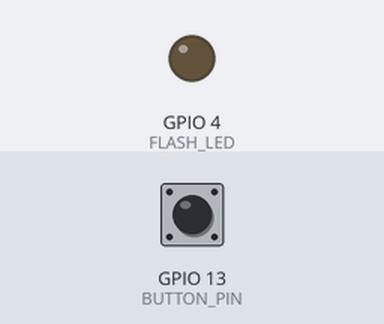
The sketch below on a simulated ESP32. Shown: output pins drawn as LEDs (lit = HIGH). The inputs (shaded band) are chosen by the test bench; at power-on: GPIO 13 (BUTTON_PIN) HIGH. WiFi joins after 1.5 s; servers stay silent unless stated; uploads are accepted with an empty reply; the camera gives no picture; not simulated (calls return 0 or success): secrets.h; what the sketch prints to the serial monitor is not drawn.

Above: at 0.0 s.
At 3.5 s:
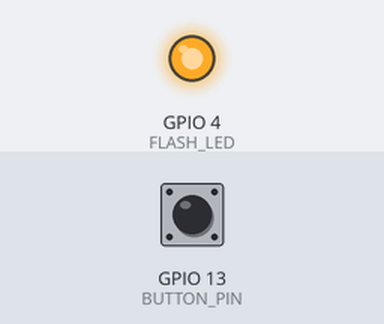
Timing chart, 0 to 7.6 s (numbered marks = the images above):
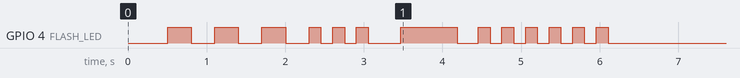

The sketch:

doorbell_step5_complete_v1.ino
```cpp
// ============================================================
//  Smart Doorbell – Step 5: Complete V1
//  Board  : AI Thinker ESP32-CAM (CS-CAM carrier board)
//  Button : External tactile button on GPIO 13
//           (GPIO 0 = camera XCLK — cannot be used as button)
//  LED    : Built-in flash LED (GPIO 4) — capturing indicator
//  Flow   : Button press → capture photo → send to Telegram
//           → save to backend → appear on dashboard live
// ============================================================

#include "esp_camera.h"
#include <WiFi.h>
#include <WiFiClientSecure.h>

// ── Credentials ──────────────────────────────────────────────
// Real values live in secrets.h (gitignored — never committed).
#include "secrets.h"
const char* WIFI_SSID     = SECRET_WIFI_SSID;
const char* WIFI_PASSWORD = SECRET_WIFI_PASSWORD;
const char* BOT_TOKEN     = SECRET_BOT_TOKEN;
const char* CHAT_ID       = SECRET_CHAT_ID;

// ── Backend server URL ────────────────────────────────────────
// Permanent cloud deployment (Railway + Supabase) — no ngrok.
// Leave empty to skip backend posting (Telegram only).
// ─────────────────────────────────────────────────────────────
const char* BACKEND_URL   = "https://smart-doorbell-production.up.railway.app";

// ── Pin definitions ───────────────────────────────────────────
// IMPORTANT: GPIO 0 = camera XCLK — it is driven as a 20 MHz
// clock after esp_camera_init(). It CANNOT be read as a button.
// Use GPIO 13 for the external tactile button instead.
// Wiring: one button leg → GPIO 13 pin on CS-CAM
//         other button leg → GND pin on CS-CAM
#define BUTTON_PIN  13   // External tactile button (INPUT_PULLUP)
#define FLASH_LED    4   // Built-in white flash LED

// Demo mode while the physical button is not yet wired:
// fire ONE doorbell event automatically after boot, so pressing
// the carrier's RESET button acts as the doorbell.
// Set to false once the real button is soldered to GPIO 13.
#define TRIGGER_ON_BOOT  true

unsigned long lastDebounceTime  = 0;
int           lastButtonState   = HIGH;

// ── AI Thinker ESP32-CAM camera pins ─────────────────────────
#define PWDN_GPIO_NUM     32
#define RESET_GPIO_NUM    -1
#define XCLK_GPIO_NUM      0
#define SIOD_GPIO_NUM     26
#define SIOC_GPIO_NUM     27
#define Y9_GPIO_NUM       35
#define Y8_GPIO_NUM       34
#define Y7_GPIO_NUM       39
#define Y6_GPIO_NUM       36
#define Y5_GPIO_NUM       21
#define Y4_GPIO_NUM       19
#define Y3_GPIO_NUM       18
#define Y2_GPIO_NUM        5
#define VSYNC_GPIO_NUM    25
#define HREF_GPIO_NUM     23
#define PCLK_GPIO_NUM     22

// ── Debounce ──────────────────────────────────────────────────
#define DEBOUNCE_MS      50
#define MIN_PRESS_GAP  3000   // minimum ms between two doorbell triggers
unsigned long lastPressTime = 0;

// ── Heartbeat ─────────────────────────────────────────────────
// Report WiFi signal to the backend every minute so the dashboard
// can show the device as online/offline.
#define HEARTBEAT_MS 60000UL
unsigned long lastHeartbeat = 0;

// ── Forward declarations ──────────────────────────────────────
bool connectWiFi();
bool initCamera();
camera_fb_t* capturePhoto();
bool sendPhotoToTelegram(camera_fb_t* fb);
void sendTextNotification(const String& message);
bool postVisitToBackend(camera_fb_t* fb);
void sendHeartbeat();
void triggerDoorbell();
void blinkFlash(int times);
void setFlash(bool on);

// ─────────────────────────────────────────────────────────────
void setup() {
  Serial.begin(115200);
  delay(500);

  pinMode(FLASH_LED,  OUTPUT);
  pinMode(BUTTON_PIN, INPUT_PULLUP);
  setFlash(false);

  Serial.println("\n=== Smart Doorbell V1 — Ready ===");

  // WiFi
  if (!connectWiFi()) {
    Serial.println("[ERROR] WiFi failed — check credentials.");
    blinkFlash(10);
    return;
  }
  Serial.println("[OK] WiFi connected: " + WiFi.localIP().toString());

  // Camera
  if (!initCamera()) {
    Serial.println("[ERROR] Camera init failed.");
    blinkFlash(10);
    return;
  }
  Serial.println("[OK] Camera ready.");

  // Ready signal — 3 quick flashes
  blinkFlash(3);

  // First heartbeat right away — dashboard shows Online immediately
  sendHeartbeat();
  lastHeartbeat = millis();

#if TRIGGER_ON_BOOT
  // Demo mode: RESET button = doorbell. One event per boot.
  Serial.println("[DEMO] TRIGGER_ON_BOOT active — firing doorbell now.");
  triggerDoorbell();
#endif

  Serial.println("[OK] Doorbell ready. Press the GPIO 13 button to trigger.");
}

// ─────────────────────────────────────────────────────────────
void loop() {
  // Read button with debounce
  // GPIO 0 is shared with camera XCLK but we can still read it
  // briefly between frames — camera runs in bursts, not continuously
  int reading = digitalRead(BUTTON_PIN);

  if (reading != lastButtonState) {
    lastDebounceTime = millis();
  }

  if ((millis() - lastDebounceTime) > DEBOUNCE_MS) {
    // Button just pressed (went LOW)
    if (reading == LOW && lastButtonState == HIGH) {
      unsigned long now = millis();
      if (now - lastPressTime >= MIN_PRESS_GAP) {
        lastPressTime = now;
        Serial.println("\n[BUTTON] Doorbell pressed!");
        triggerDoorbell();
      } else {
        Serial.println("[INFO] Too soon — ignoring.");
      }
    }
  }

  lastButtonState = reading;

  // Periodic heartbeat (takes ~1 s; a button press during it is
  // missed — acceptable, the next press works)
  if (millis() - lastHeartbeat >= HEARTBEAT_MS) {
    lastHeartbeat = millis();
    sendHeartbeat();
  }

  delay(10);
}

// ── Full doorbell flow ────────────────────────────────────────
void triggerDoorbell() {

  // Step 1 — Flash LED ON (capturing)
  setFlash(true);
  Serial.println("[Camera] Capturing photo...");
  delay(500);  // let flash illuminate the scene

  // Step 2 — Capture
  camera_fb_t* fb = capturePhoto();
  setFlash(false);

  if (!fb) {
    Serial.println("[ERROR] Capture failed — sending text notification.");
    sendTextNotification("⚠️ Doorbell pressed but camera failed!");
    return;
  }
  Serial.println("[OK] Photo captured: " + String(fb->len) + " bytes.");

  // Step 3 — Deliver the visit.
  // Backend configured → upload photo to backend; the BACKEND sends
  // the single Telegram notification (photo + working reply buttons).
  // No backend → fall back to sending the photo to Telegram directly.
  bool ok;
  if (strlen(BACKEND_URL) > 0) {
    Serial.println("[Backend] Uploading visit + photo...");
    ok = postVisitToBackend(fb);
  } else {
    Serial.println("[Telegram] Sending photo directly...");
    ok = sendPhotoToTelegram(fb);
  }
  esp_camera_fb_return(fb);

  if (ok) {
    Serial.println("[OK] Visit delivered.");
    blinkFlash(3);
  } else {
    Serial.println("[ERROR] Delivery failed.");
    blinkFlash(6);
  }

  Serial.println("[OK] Done. Waiting for next press...\n");
}

// ── WiFi ──────────────────────────────────────────────────────
bool connectWiFi() {
  Serial.print("[WiFi] Connecting to: ");
  Serial.println(WIFI_SSID);
  WiFi.mode(WIFI_STA);
  WiFi.begin(WIFI_SSID, WIFI_PASSWORD);

  unsigned long start = millis();
  while (WiFi.status() != WL_CONNECTED) {
    if (millis() - start > 15000) return false;
    setFlash(!digitalRead(FLASH_LED));
    delay(300);
    Serial.print(".");
  }
  Serial.println();
  setFlash(false);
  return true;
}

// ── Camera ────────────────────────────────────────────────────
bool initCamera() {
  camera_config_t config;
  config.ledc_channel = LEDC_CHANNEL_0;
  config.ledc_timer   = LEDC_TIMER_0;
  config.pin_d0       = Y2_GPIO_NUM;
  config.pin_d1       = Y3_GPIO_NUM;
  config.pin_d2       = Y4_GPIO_NUM;
  config.pin_d3       = Y5_GPIO_NUM;
  config.pin_d4       = Y6_GPIO_NUM;
  config.pin_d5       = Y7_GPIO_NUM;
  config.pin_d6       = Y8_GPIO_NUM;
  config.pin_d7       = Y9_GPIO_NUM;
  config.pin_xclk     = XCLK_GPIO_NUM;
  config.pin_pclk     = PCLK_GPIO_NUM;
  config.pin_vsync    = VSYNC_GPIO_NUM;
  config.pin_href     = HREF_GPIO_NUM;
  config.pin_sscb_sda = SIOD_GPIO_NUM;
  config.pin_sscb_scl = SIOC_GPIO_NUM;
  config.pin_pwdn     = PWDN_GPIO_NUM;
  config.pin_reset    = RESET_GPIO_NUM;
  config.xclk_freq_hz = 20000000;
  config.pixel_format = PIXFORMAT_JPEG;
  config.frame_size   = FRAMESIZE_VGA;   // 640x480 — enough detail for face recognition
  config.jpeg_quality = 10;
  config.fb_count     = 1;

  if (esp_camera_init(&config) != ESP_OK) return false;

  // Camera module sits rotated 180° in the CS-CAM carrier —
  // flip the sensor output so photos arrive upright.
  sensor_t* s = esp_camera_sensor_get();
  if (s) {
    s->set_vflip(s, 1);
    s->set_hmirror(s, 1);
  }
  return true;
}

camera_fb_t* capturePhoto() {
  // Discard first frame — first frame is sometimes dark
  camera_fb_t* fb = esp_camera_fb_get();
  if (fb) esp_camera_fb_return(fb);
  delay(100);
  return esp_camera_fb_get();
}

// ── Send photo to Telegram ────────────────────────────────────
bool sendPhotoToTelegram(camera_fb_t* fb) {
  WiFiClientSecure client;
  client.setInsecure();
  client.setTimeout(30);

  if (!client.connect("api.telegram.org", 443)) {
    Serial.println("[Telegram] Connection failed.");
    return false;
  }

  String boundary = "----SmartDoorbell";

  String bodyStart =
    "--" + boundary + "\r\n"
    "Content-Disposition: form-data; name=\"chat_id\"\r\n\r\n"
    + String(CHAT_ID) + "\r\n"
    "--" + boundary + "\r\n"
    "Content-Disposition: form-data; name=\"caption\"\r\n\r\n"
    "🔔 Doorbell pressed!\r\n"
    "--" + boundary + "\r\n"
    "Content-Disposition: form-data; name=\"reply_markup\"\r\n\r\n"
    "{\"inline_keyboard\":[[{\"text\":\"✅ On my way\",\"callback_data\":\"reply:0:On my way\"},{\"text\":\"🏠 Not home\",\"callback_data\":\"reply:0:Not home\"}]]}\r\n"
    "--" + boundary + "\r\n"
    "Content-Disposition: form-data; name=\"photo\"; filename=\"doorbell.jpg\"\r\n"
    "Content-Type: image/jpeg\r\n\r\n";

  String bodyEnd = "\r\n--" + boundary + "--\r\n";
  int totalLen   = bodyStart.length() + fb->len + bodyEnd.length();

  client.println("POST /bot" + String(BOT_TOKEN) + "/sendPhoto HTTP/1.1");
  client.println("Host: api.telegram.org");
  client.println("Content-Type: multipart/form-data; boundary=" + boundary);
  client.println("Content-Length: " + String(totalLen));
  client.println("Connection: close");
  client.println();
  client.print(bodyStart);

  uint8_t* buf  = fb->buf;
  size_t   len  = fb->len;
  size_t   chunk = 1024;
  while (len > 0) {
    size_t toSend = min(len, chunk);
    client.write(buf, toSend);
    buf += toSend;
    len -= toSend;
  }
  client.print(bodyEnd);

  unsigned long timeout = millis();
  while (client.available() == 0) {
    if (millis() - timeout > 15000) {
      client.stop();
      return false;
    }
  }

  String statusLine = client.readStringUntil('\n');
  Serial.println("[Telegram] Response: " + statusLine);
  client.stop();
  return statusLine.indexOf("200") > 0;
}

// ── Send text notification (camera fallback) ──────────────────
void sendTextNotification(const String& message) {
  WiFiClientSecure client;
  client.setInsecure();
  client.setTimeout(15);

  if (!client.connect("api.telegram.org", 443)) return;

  String encoded = message;
  encoded.replace(" ", "%20");

  client.println("GET /bot" + String(BOT_TOKEN)
    + "/sendMessage?chat_id=" + String(CHAT_ID)
    + "&text=" + encoded + " HTTP/1.1");
  client.println("Host: api.telegram.org");
  client.println("Connection: close");
  client.println();
  delay(1000);
  client.stop();
}

// ── Post visit + photo to backend ─────────────────────────────
// The backend saves the photo, stores the visit in the database,
// and sends the single Telegram notification with reply buttons.
bool postVisitToBackend(camera_fb_t* fb) {
  WiFiClientSecure client;
  client.setInsecure();
  client.setTimeout(30);

  // Extract host from BACKEND_URL
  String url    = String(BACKEND_URL);
  String host   = url;
  host.replace("https://", "");
  host.replace("http://",  "");

  Serial.println("[Backend] Posting visit to: " + host);

  if (!client.connect(host.c_str(), 443)) {
    Serial.println("[Backend] Connection failed.");
    return false;
  }

  String boundary = "----SmartDoorbell";

  String bodyStart =
    "--" + boundary + "\r\n"
    "Content-Disposition: form-data; name=\"trigger\"\r\n\r\n"
    "button\r\n"
    "--" + boundary + "\r\n"
    "Content-Disposition: form-data; name=\"photo\"; filename=\"doorbell.jpg\"\r\n"
    "Content-Type: image/jpeg\r\n\r\n";

  String bodyEnd = "\r\n--" + boundary + "--\r\n";
  int totalLen   = bodyStart.length() + fb->len + bodyEnd.length();

  client.println("POST /api/visits HTTP/1.1");
  client.println("Host: " + host);
  client.println("Content-Type: multipart/form-data; boundary=" + boundary);
  client.println("Content-Length: " + String(totalLen));
  client.println("Connection: close");
  client.println();
  client.print(bodyStart);

  uint8_t* buf  = fb->buf;
  size_t   len  = fb->len;
  size_t   chunk = 1024;
  while (len > 0) {
    size_t toSend = min(len, chunk);
    client.write(buf, toSend);
    buf += toSend;
    len -= toSend;
  }
  client.print(bodyEnd);

  unsigned long timeout = millis();
  while (client.available() == 0) {
    if (millis() - timeout > 20000) { client.stop(); return false; }
  }
  String statusLine = client.readStringUntil('\n');
  Serial.println("[Backend] Response: " + statusLine);
  client.stop();
  return statusLine.indexOf("201") > 0;
}

// ── Heartbeat: report WiFi signal to backend ──────────────────
void sendHeartbeat() {
  if (strlen(BACKEND_URL) == 0 || WiFi.status() != WL_CONNECTED) return;

  WiFiClientSecure client;
  client.setInsecure();
  client.setTimeout(10);

  String host = String(BACKEND_URL);
  host.replace("https://", "");
  host.replace("http://",  "");

  if (!client.connect(host.c_str(), 443)) {
    Serial.println("[Heartbeat] Connection failed.");
    return;
  }

  String body = String("{\"wifi_signal\":") + WiFi.RSSI() + "}";

  client.println("POST /api/device/heartbeat HTTP/1.1");
  client.println("Host: " + host);
  client.println("Content-Type: application/json");
  client.println("Content-Length: " + String(body.length()));
  client.println("Connection: close");
  client.println();
  client.print(body);

  unsigned long t = millis();
  while (client.available() == 0 && millis() - t < 5000) delay(10);
  client.stop();

  Serial.println("[Heartbeat] Sent. RSSI: " + String(WiFi.RSSI()) + " dBm");
}

// ── Flash LED helpers ─────────────────────────────────────────
void setFlash(bool on) {
  digitalWrite(FLASH_LED, on ? HIGH : LOW);
}

void blinkFlash(int times) {
  for (int i = 0; i < times; i++) {
    digitalWrite(FLASH_LED, HIGH); delay(150);
    digitalWrite(FLASH_LED, LOW);  delay(150);
  }
}
```
